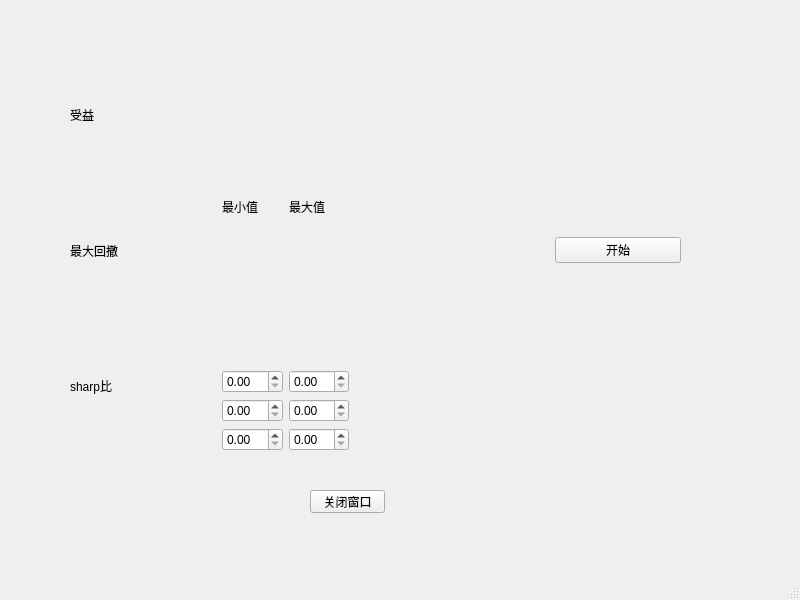
<?xml version="1.0" encoding="UTF-8"?>
<ui version="4.0">
 <class>MainWindow</class>
 <widget class="QMainWindow" name="MainWindow">
  <property name="geometry">
   <rect>
    <x>0</x>
    <y>0</y>
    <width>800</width>
    <height>600</height>
   </rect>
  </property>
  <property name="windowTitle">
   <string>MainWindow</string>
  </property>
  <widget class="QWidget" name="centralwidget">
   <widget class="QPushButton" name="pushButton_2">
    <property name="geometry">
     <rect>
      <x>310</x>
      <y>490</y>
      <width>75</width>
      <height>23</height>
     </rect>
    </property>
    <property name="text">
     <string>关闭窗口</string>
    </property>
   </widget>
   <widget class="QWidget" name="gridLayoutWidget">
    <property name="geometry">
     <rect>
      <x>70</x>
      <y>50</y>
      <width>611</width>
      <height>401</height>
     </rect>
    </property>
    <layout class="QGridLayout" name="MaingridLayout">
     <item row="0" column="0">
      <layout class="QHBoxLayout" name="horizontalLayout">
       <item>
        <layout class="QVBoxLayout" name="verticalLayout">
         <item>
          <widget class="QLabel" name="label">
           <property name="sizePolicy">
            <sizepolicy hsizetype="Preferred" vsizetype="Expanding">
             <horstretch>1</horstretch>
             <verstretch>0</verstretch>
            </sizepolicy>
           </property>
           <property name="text">
            <string>受益</string>
           </property>
          </widget>
         </item>
         <item>
          <widget class="QLabel" name="label_2">
           <property name="sizePolicy">
            <sizepolicy hsizetype="Preferred" vsizetype="Expanding">
             <horstretch>0</horstretch>
             <verstretch>0</verstretch>
            </sizepolicy>
           </property>
           <property name="text">
            <string>最大回撤</string>
           </property>
          </widget>
         </item>
         <item>
          <widget class="QLabel" name="label_3">
           <property name="sizePolicy">
            <sizepolicy hsizetype="Preferred" vsizetype="Expanding">
             <horstretch>0</horstretch>
             <verstretch>0</verstretch>
            </sizepolicy>
           </property>
           <property name="text">
            <string>sharp比</string>
           </property>
          </widget>
         </item>
        </layout>
       </item>
       <item>
        <spacer name="verticalSpacer">
         <property name="orientation">
          <enum>Qt::Vertical</enum>
         </property>
         <property name="sizeHint" stdset="0">
          <size>
           <width>20</width>
           <height>40</height>
          </size>
         </property>
        </spacer>
       </item>
       <item>
        <layout class="QGridLayout" name="gridLayout">
         <item row="0" column="0">
          <widget class="QLabel" name="label_4">
           <property name="text">
            <string>最小值</string>
           </property>
          </widget>
         </item>
         <item row="0" column="1">
          <widget class="QLabel" name="label_5">
           <property name="text">
            <string>最大值</string>
           </property>
          </widget>
         </item>
         <item row="1" column="0">
          <widget class="QDoubleSpinBox" name="doubleSpinBox_return_min"/>
         </item>
         <item row="1" column="1">
          <widget class="QDoubleSpinBox" name="doubleSpinBox_return_max"/>
         </item>
         <item row="2" column="0">
          <widget class="QDoubleSpinBox" name="doubleSpinBox_maxdrawdown_min"/>
         </item>
         <item row="2" column="1">
          <widget class="QDoubleSpinBox" name="doubleSpinBox_maxdrawdown_max"/>
         </item>
         <item row="3" column="0">
          <widget class="QDoubleSpinBox" name="doubleSpinBox_sharp_min"/>
         </item>
         <item row="3" column="1">
          <widget class="QDoubleSpinBox" name="doubleSpinBox_sharp_max"/>
         </item>
        </layout>
       </item>
       <item>
        <spacer name="horizontalSpacer">
         <property name="orientation">
          <enum>Qt::Horizontal</enum>
         </property>
         <property name="sizeType">
          <enum>QSizePolicy::Preferred</enum>
         </property>
         <property name="sizeHint" stdset="0">
          <size>
           <width>200</width>
           <height>20</height>
          </size>
         </property>
        </spacer>
       </item>
       <item>
        <widget class="QPushButton" name="pushButton">
         <property name="sizePolicy">
          <sizepolicy hsizetype="Preferred" vsizetype="Fixed">
           <horstretch>0</horstretch>
           <verstretch>0</verstretch>
          </sizepolicy>
         </property>
         <property name="text">
          <string>开始</string>
         </property>
        </widget>
       </item>
      </layout>
     </item>
    </layout>
   </widget>
  </widget>
  <widget class="QMenuBar" name="menubar">
   <property name="geometry">
    <rect>
     <x>0</x>
     <y>0</y>
     <width>800</width>
     <height>23</height>
    </rect>
   </property>
  </widget>
  <widget class="QStatusBar" name="statusbar"/>
 </widget>
 <resources/>
 <connections/>
</ui>
